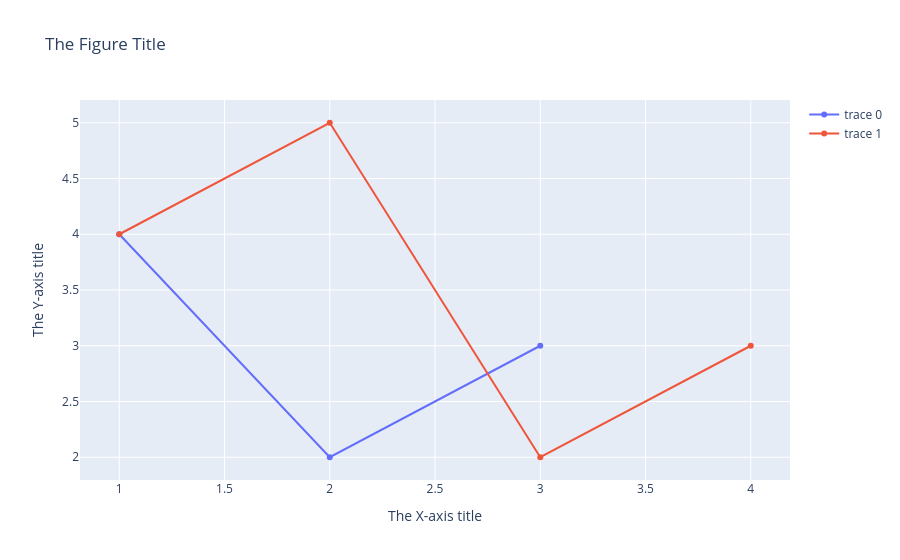

Notebook code cell kept with this figure:
### Markdown cell above
## Figure

### Code cell
import plotly.graph_objects as go

fig = go.Figure()
fig.add_scatter(x=[1, 2, 3], y=[4, 2, 3])
fig.add_scatter(x=[1, 2, 3, 4], y=[4, 5, 2, 3])

fig.layout.title = 'The Figure Title'
fig.layout.xaxis.title = 'The X-axis title'
fig.layout.yaxis.title = 'The Y-axis title'

fig.show(config={
    'modeBarButtonsToAdd': [
        'drawline',   # Додає кнопку малювання прямої лінії
        'eraseshape'  # Додає кнопку "гумки", щоб можна було видалити намальоване
    ]
})

# fig.write_html('html_plot.html',
#                config={'toImageButtonOptions':
#                        {'format': 'svg'}}
#               )

# fig.write_image('html_plot.svg')

### Figure 1 — Plotly figure (JSON) as saved in the notebook; plotly's stock layout.template omitted (floating-point values rounded to 4 significant figures)
{"data": [{"type": "scatter", "x": [1, 2, 3], "y": [4, 2, 3]}, {"type": "scatter", "x": [1, 2, 3, 4], "y": [4, 5, 2, 3]}], "layout": {"autosize": true, "title": {"text": "The Figure Title"}, "xaxis": {"autorange": true, "range": [0.8087, 4.191], "title": {"text": "The X-axis title"}, "type": "linear"}, "yaxis": {"autorange": true, "range": [1.764, 5.236], "title": {"text": "The Y-axis title"}, "type": "linear"}}}
